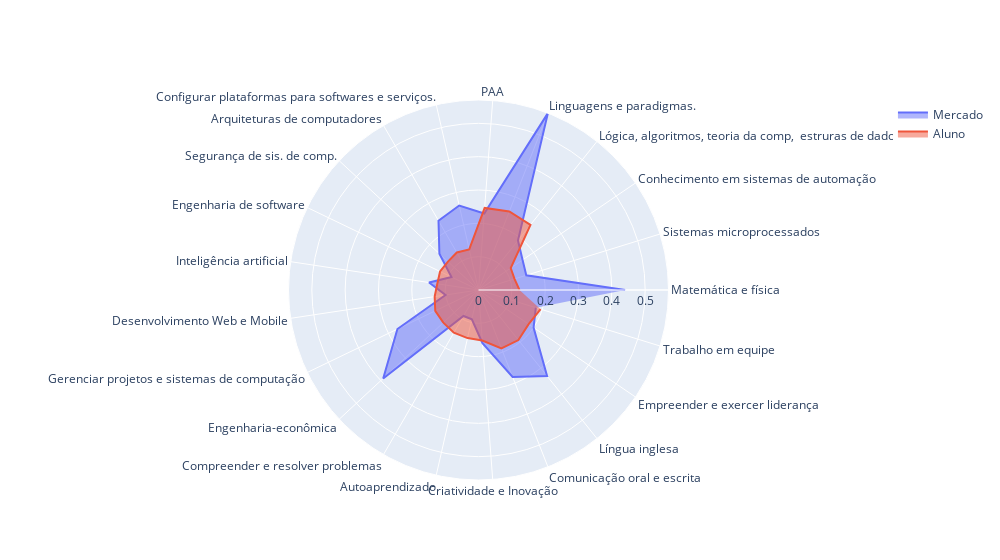

Notebook source saved alongside this figure:
### Markdown cell above
#### Mercado vs Aluno Ideal vs Aluno

$$ \text{Visão_aluno} \cup\text{Visão_mercado} $$

### Code cell
fig = Plot.spider_plot(
    categorias,
    ["Mercado", "Aluno"], # "Aluno Ideal"],
    [
        list(visao_mercado.values()),
        list(visao_aluno.values()),
        # list(visao_aluno_ideal.values()),
    ])
#fig.write_html(path.join(OUT_DIR, 'radial_plot_visoes.html'))
fig.write_image(path.join(OUT_DIR, 'radial_plot_visoes.pdf'), format='pdf')
fig

### Figure 1 — Plotly figure (JSON) as saved in the notebook; plotly's stock layout.template omitted (floating-point values rounded to 4 significant figures)
{"data": [{"fill": "toself", "name": "Mercado", "r": [0.44, 0.15, 0.16, 0.19, 0.57, 0.23, 0.26, 0.24, 0.16, 0.09, 0.15, 0.1, 0.27, 0.39, 0.09, 0.09, 0.16, 0.28, 0.33, 0.2, 0.18], "texttemplate": "%{text:.2f}", "theta": ["Matemática e física", "Sistemas microprocessados", "Conhecimento em sistemas de automação ", "Lógica, algoritmos, teoria da comp,  estruras de dados.", "Linguagens e paradigmas.", "PAA", "Configurar plataformas para softwares e serviços.", "Arquiteturas de computadores", "Segurança de sis. de comp.", "Engenharia de software", "Inteligência artificial", "Desenvolvimento Web e Mobile", "Gerenciar projetos e sistemas de computação", "Engenharia-econômica", "Compreender e resolver problemas", "Autoaprendizado", "Criatividade e Inovação", "Comunicação oral e escrita", "Língua inglesa", "Empreender e exercer liderança", "Trabalho em equipe"], "type": "scatterpolar"}, {"fill": "toself", "name": "Aluno", "r": [0.123, 0.113, 0.117, 0.25, 0.253, 0.247, 0.125, 0.13, 0.125, 0.128, 0.125, 0.133, 0.144, 0.144, 0.148, 0.148, 0.152, 0.188, 0.192, 0.182, 0.195], "texttemplate": "%{text:.2f}", "theta": ["Matemática e física", "Sistemas microprocessados", "Conhecimento em sistemas de automação ", "Lógica, algoritmos, teoria da comp,  estruras de dados.", "Linguagens e paradigmas.", "PAA", "Configurar plataformas para softwares e serviços.", "Arquiteturas de computadores", "Segurança de sis. de comp.", "Engenharia de software", "Inteligência artificial", "Desenvolvimento Web e Mobile", "Gerenciar projetos e sistemas de computação", "Engenharia-econômica", "Compreender e resolver problemas", "Autoaprendizado", "Criatividade e Inovação", "Comunicação oral e escrita", "Língua inglesa", "Empreender e exercer liderança", "Trabalho em equipe"], "type": "scatterpolar"}], "layout": {"barmode": "group", "uniformtext": {"minsize": 1, "mode": "show"}, "width": 1000}}
